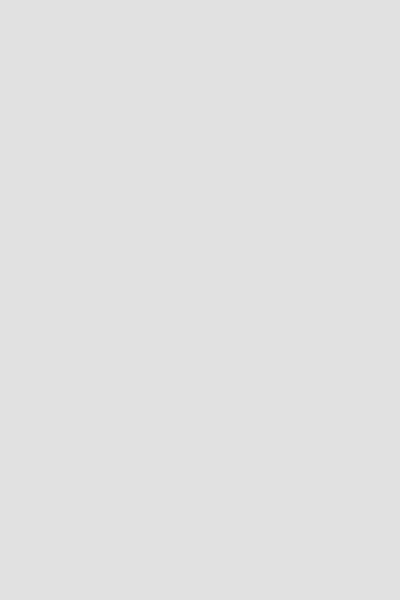
Frame 1 (no input)
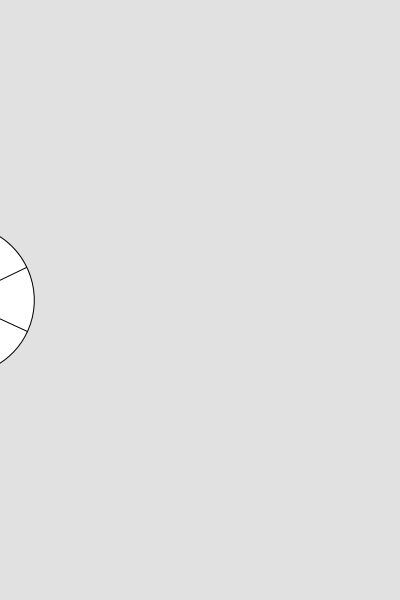
Frame 60 (the mouse pressed at the canvas centre just before this capture)
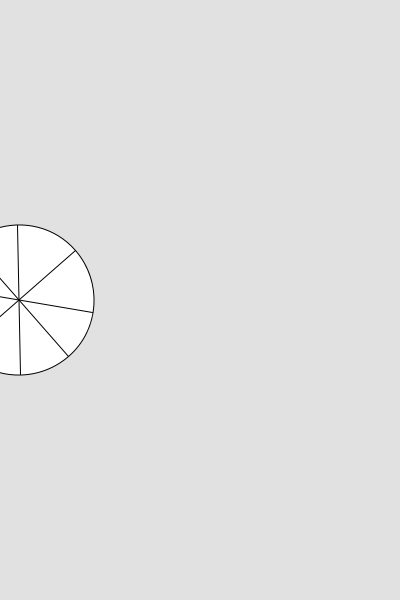
Frame 120 (the mouse held since frame 60 and released just before this capture)

The Processing sketch that drew these frames (run headless with seeded random() and noise(); from frame 60 on, the mouse is pressed at the canvas centre):

// Processing sketch: Opg3
// ── Opg3.pde
int r=-300;                   //definere r

void setup() {
  size(400, 600);             // sætter størrelsen på mit canvas
}

void draw() {
  background(225);           //sætter baggrund til at være næsten kridhvid
  
  translate(200+r,300);
  r++; 
  if(r>300) {                //nulstiller r 
    r=-300;
  }
  
  for(int i=1;i<width+600;i++) {  //i definere hvor mange der skal være 
                                  // width bestemmer hvor langt den må går
    if(i % 600==0) {              // til hvornår den skal stope 
      drawWheel(i-600,0);
    }
  }
}
  


void drawWheel(int x,int y) {    //definere cirklen 
  pushMatrix();
  rotate(frameCount/30.0);
  circle(x+0,y-0,150);
  line(x+0,y-(-75),x+0,y-75);
  line(x+(-75),y-0,x+75,y-0);
  line(x+(-57.5),y-(-47.5),x+57.5,y-47.5);
  line(x+(-57.5),y-47.5,x+57.5,y-(-47.5));
  popMatrix();
}

// mange er funktionene er tage fra CHrisbruhn Github med ejne tal. 
